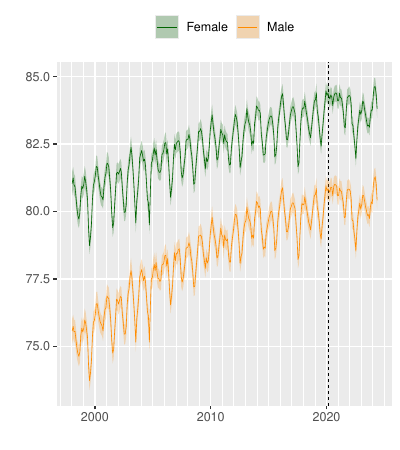

Reproduce this figure in R.

suppressPackageStartupMessages({
  library(dplyr)
  library(rvec)
  library(poputils)
  library(ggplot2)
  library(command)
})

cmd_assign(aug = "out/aug_all.rds",
           .out = "out/fig_lifeexp.pdf")

data <- aug |>
  lifeexp(mx = .fitted,
          by = c(sex, time)) |>
  rename(modelled = ex) |>
  mutate(draws_ci(modelled))

p <- ggplot(data, aes(x = time)) +
  geom_vline(xintercept = as.Date("2020-02-15"),
             linetype = "dashed",
             linewidth = 0.25) +
  geom_ribbon(aes(ymin = modelled.lower,
                  ymax = modelled.upper,
                  fill = sex),
              alpha = 0.25) +
  geom_line(aes(y = modelled.mid,
                color = sex),
            linewidth = 0.2) +
  scale_fill_manual(values = c("darkgreen", "darkorange")) +
  scale_color_manual(values = c("darkgreen", "darkorange")) +
  ylab("") +
  xlab("") +
  theme(legend.position = "top",
        legend.title = element_blank())

graphics.off()
pdf(file = .out,
    width = 4,
    height = 3.5)
plot(p)
dev.off()        


